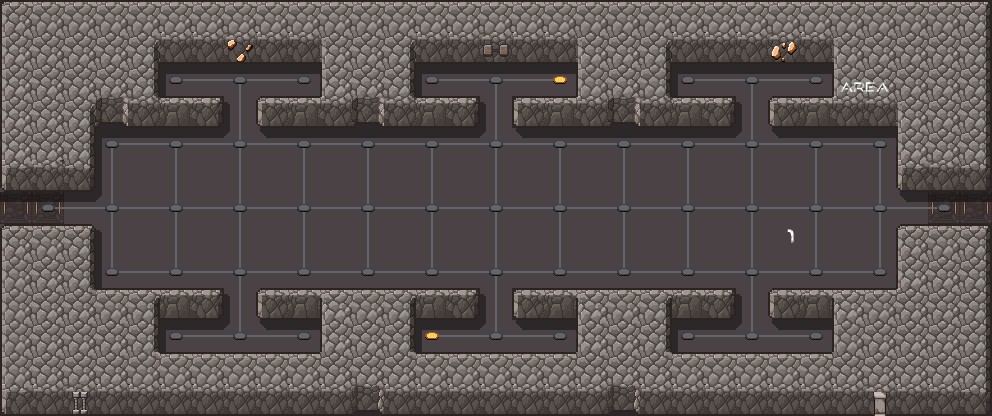

Rendered tile map (Tiled .tmx) drawn with the repository's tilesets; below, a short description and the map source with its tile grids summarised:
An orthogonal 31x13 tile map with 32x32 px tiles, 6 tile layers (floor, sh, wall, p, ...), 3 tilesets.

<map version="1.10" tiledversion="1.10.2" orientation="orthogonal" renderorder="right-down" width="31" height="13" tilewidth="32" tileheight="32" infinite="0" nextlayerid="10" nextobjectid="1">
 <tileset firstgid="1" source="scifi_dungeon_tileset2.tsx" />
 <tileset firstgid="241" source="scifi_dungeon_tileset.tsx" />
 <tileset firstgid="433" source="scifi_tileset_01.tsx" />
 <layer id="3" name="floor" width="31" height="13">
  <data>[403 cells, 403 non-empty, 2 distinct tile ids]</data>
 </layer>
 <layer id="5" name="sh" width="31" height="13" opacity="0.4">
  <data>[403 cells, 118 non-empty, 8 distinct tile ids]</data>
 </layer>
 <layer id="9" name="wall" width="31" height="13">
  <data>[403 cells, 236 non-empty, 31 distinct tile ids]</data>
 </layer>
 <layer id="8" name="p" width="31" height="13">
  <data>[403 cells, 3 non-empty, 3 distinct tile ids]</data>
 </layer>
 <layer id="6" name="line" width="31" height="13">
  <data>[403 cells, 141 non-empty, 5 distinct tile ids]</data>
 </layer>
 <layer id="1" name="point" width="31" height="13">
  <data>[403 cells, 70 non-empty, 7 distinct tile ids]</data>
 </layer>
</map>
